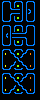

Below is a game level as drawn by its tile map, then a one-line description and the .tmx file that defines it, in full:
An orthogonal 10x25 tile map with 4x4 px tiles, 1 tile layer (Capa de Patrones 1).

<map version="1.0" tiledversion="1.0.2" orientation="orthogonal" renderorder="right-down" width="10" height="25" tilewidth="4" tileheight="4" nextobjectid="1">
 <tileset firstgid="1" source="tilesetFactory.tsx" />
 <layer name="Capa de Patrones 1" width="10" height="25">
  <data encoding="csv">
1,6,2,1,6,2,1,6,2,13,
5,13,5,5,3,5,5,13,5,13,
5,13,9,6,6,5,5,2,5,13,
5,13,1,6,6,5,5,10,5,13,
5,13,5,5,3,5,5,13,5,13,
9,6,10,9,6,10,9,6,10,13,
1,6,2,1,6,2,1,6,2,13,
5,13,5,5,3,5,5,13,5,13,
5,1,5,6,6,6,10,13,5,13,
5,9,5,6,6,6,2,13,5,13,
5,13,5,5,3,5,5,13,5,13,
9,6,10,9,6,10,9,6,10,13,
1,6,2,1,6,2,1,6,2,13,
5,15,9,2,3,1,10,16,5,13,
5,13,13,9,2,10,13,13,5,13,
5,13,13,1,9,2,13,13,5,13,
5,15,1,10,3,9,2,16,5,13,
9,6,10,9,6,10,9,6,10,13,
1,6,2,1,6,2,1,6,2,13,
5,15,9,2,3,1,10,16,5,13,
5,13,13,9,2,10,13,13,5,13,
5,13,13,1,9,2,13,13,5,13,
5,15,1,10,3,9,2,16,5,13,
9,6,10,9,6,10,9,6,10,13,
13,13,13,13,13,13,13,13,13,13
</data>
 </layer>
</map>
